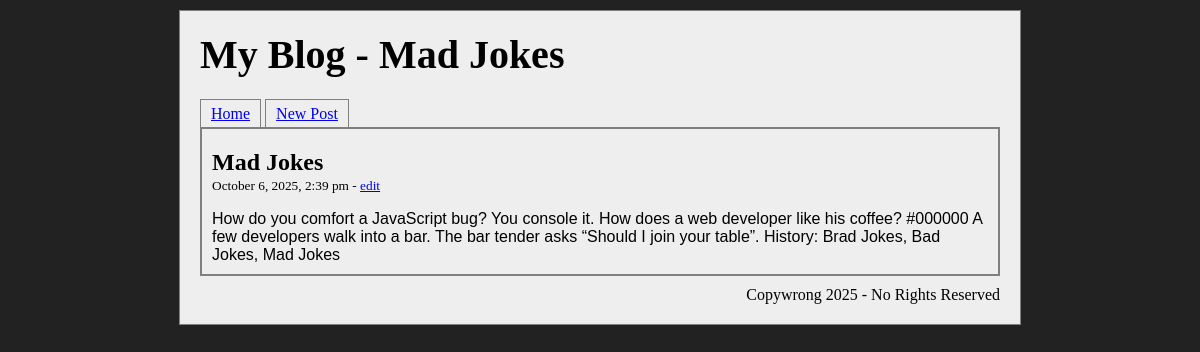
The page /show.php?id=12 on the database its author committed.
### tables this page shows
CREATE TABLE `blog_posts` (
  `id` int(11) NOT NULL,
  `title` varchar(255) NOT NULL,
  `content` text NOT NULL,
  `created_at` timestamp NOT NULL DEFAULT current_timestamp()
);

### show.php (the view, shortened to what this page needs)
<?php
require('connect.php');
$header = "My Blog - ";
$home = 'Home';
$new_post = 'New Post';
$query = "SELECT * FROM blog_posts WHERE id = :id LIMIT 1";
$id = filter_input(INPUT_GET, 'id', FILTER_SANITIZE_NUMBER_INT);
$statement = $db->prepare($query);
$statement->bindValue(':id', $id, PDO::PARAM_INT);
$statement->execute();
$row = $statement->fetch();
$edit = 'edit';
$footer = "Copywrong 2025 - No Rights Reserved";
?>
<!DOCTYPE html>
<html lang="en">
<head>
    <link rel="stylesheet" href="main.css">
</head>
<body>
    <div id="wrapper">
        <div id="header">
            <h1><a href="index.php"><?= $header . $row['title'] ?></a></h1>
        </div>
        <ul id="menu">
            <li><a href="index.php"><?= $home ?></a></li>
            <li><a href="post.php"><?= $new_post ?></a></li>
        </ul>
        <div id="all_blogs">
            <div class="blog_post">
                <h2><?= $row['title'] ?></h2>
                <p>
                    <small>
                        <?= date('F j, Y, g:i a - ', strtotime($row['created_at'])) ?>
                        <a href="edit.php?id=<?= $row['id'] ?>"><?= $edit ?></a>
                    </small>
                </p>
                <div class="blog_content">
                    <?= $row['content'] ?>
                </div>
            </div>
        </div>
        <div id="footer">
            <?= $footer ?>
        </div>
    </div>
</body>
</html>

### main.css (style rules this page uses)
body { text-align: center; background: #222222; }
#wrapper { width: 800px; margin: 10px auto; text-align: left; border: 1px solid grey; padding: 20px; background: #EEEEEE; }
div.blog_post h2 a, div#header h1 a { text-decoration: none; color: black; }
div#header h1 { margin-top: 0; font-size: 2.5em; }
div.blog_post h2 { margin-bottom: 0; }
div.blog_post p { margin-top: 0; }
ul#menu li { display: inline; }
ul#menu li a { border: 1px solid grey; padding: 5px 10px; }
ul#menu { padding-left: 0; list-style: none; margin-bottom: 4px; }
div#all_blogs { border: 2px solid grey; padding: 0 10px 10px 10px; }
h1, h2 { font-family: Cambria, times, serif; }
div.blog_content { font-family: Calibri, sans-serif; }
div#footer { text-align: right; margin-top: 10px; }

### rows shown on the page
blog_posts: title "Mad Jokes", created_at "October 6, 2025, 2:39 pm -", content "How do you comfort a JavaScript bug? You console it. How does a web developer like his coffee? #000000 A few developers walk into a bar. The bar tender asks “Should I join your table”. History: Brad Jokes, Bad Jokes, Mad Jokes"

### other values the page prints
$header "My Blog -"
$home "Home"
$new_post "New Post"
$edit "edit"
$footer "Copywrong 2025 - No Rights Reserved"
